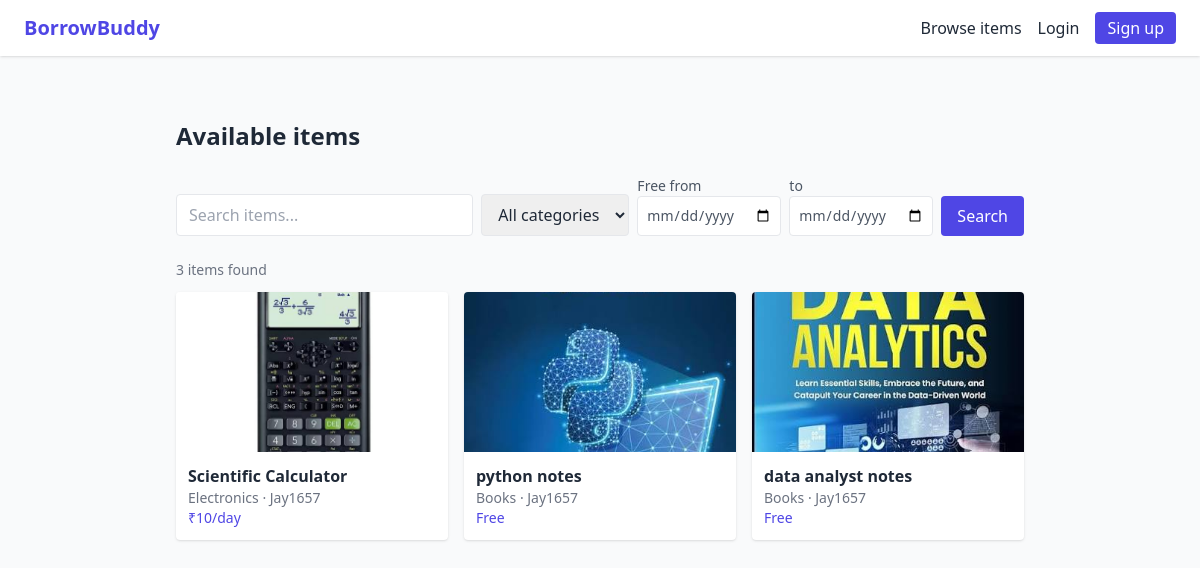
The app's page /items/ with its own data.
### items/models.py (models this page shows, shortened)
class Item(models.Model):
    CONDITION_CHOICES = [
        ("new", "Like new"),
        ("good", "Good"),
        ("fair", "Fair"),
    ]
    owner = models.ForeignKey(
        settings.AUTH_USER_MODEL, on_delete=models.CASCADE, related_name="items"
    )
    category = models.ForeignKey(
        Category, on_delete=models.PROTECT, related_name="items"
    )
    title = models.CharField(max_length=100)
    description = models.TextField(blank=True)
    condition = models.CharField(max_length=10, choices=CONDITION_CHOICES, default="good")
    max_days = models.PositiveIntegerField(default=7, help_text="Longest borrow period in days")
    price_per_day = models.DecimalField(
        max_digits=8,
        decimal_places=2,
        default=0,
        validators=[MinValueValidator(0)],
        help_text="Rent per day in ₹ (0 means free)",
    )
    image = models.ImageField(upload_to="items/", blank=True)
    is_active = models.BooleanField(default=True)
    created_at = models.DateTimeField(auto_now_add=True)
    class Meta:
        ordering = ["-created_at"]

class Category(models.Model):
    name = models.CharField(max_length=50, unique=True)
    class Meta:
        verbose_name_plural = "categories"
        ordering = ["name"]
    def __str__(self):
        return self.name

### items/views.py (the view, shortened to what this page needs)
# urls.py: path("", views.item_list, name="item_list"),
def item_list(request):
    items = Item.objects.filter(is_active=True).select_related("category", "owner")
    q = request.GET.get("q", "").strip()
    category = request.GET.get("category", "")
    start_raw = request.GET.get("start", "")
    end_raw = request.GET.get("end", "")
    if q:
        items = items.filter(Q(title__icontains=q) | Q(description__icontains=q))
    if category.isdigit():
        items = items.filter(category_id=category)
    start, end = _date_or_none(start_raw), _date_or_none(end_raw)
    context = {
        "items": items,
        "categories": Category.objects.all(),
        "q": q,
        "selected_category": category,
        "start": start_raw,
        "end": end_raw,
    }
    return render(request, "items/item_list.html", context)

### items/views.py (called while the page is built)
def _date_or_none(value):
    try:
        return parse_date(value)
    except ValueError:
        return None

### templates/items/item_list.html (shortened to what this page needs)
{% extends "base.html" %}
{% block content %}
<div class="flex items-center justify-between mb-6">
  <h1 class="text-2xl font-bold">Available items</h1>
</div>
<form method="get" class="flex flex-wrap items-end gap-2 mb-6">
  <input type="text" name="q" value="{{ q }}" placeholder="Search items..."
         class="flex-1 min-w-[12rem] border rounded px-3 py-2">
  <select name="category" class="border rounded px-3 py-2">
    <option value="">All categories</option>
  </select>
  <label class="text-sm text-gray-600">Free from
    <input type="date" name="start" value="{{ start }}" class="border rounded px-2 py-2 block">
  </label>
  <label class="text-sm text-gray-600">to
    <input type="date" name="end" value="{{ end }}" class="border rounded px-2 py-2 block">
  </label>
  <button class="bg-indigo-600 text-white px-4 py-2 rounded">Search</button>
</form>
<p class="text-sm text-gray-500 mb-3">{{ items|length }} item{{ items|length|pluralize }} found</p>
<div class="grid grid-cols-1 sm:grid-cols-2 md:grid-cols-3 gap-4">
  {% for item in items %}
    <a href="{% url 'item_detail' item.pk %}" class="bg-white rounded shadow hover:shadow-md overflow-hidden">
      {% if item.image %}
        <img src="{{ item.image.url }}" alt="{{ item.title }}" class="h-40 w-full object-cover">
      {% else %}
        <div class="h-40 bg-gray-200 flex items-center justify-center text-gray-500">No photo</div>
      {% endif %}
      <div class="p-3">
        <h2 class="font-semibold">{{ item.title }}</h2>
        <p class="text-sm text-gray-500">{{ item.category }} · {{ item.owner.username }}</p>
        <p class="text-sm font-medium text-indigo-600">{% if item.price_per_day %}₹{{ item.price_per_day|floatformat:"-2" }}/day{% else %}Free{% endif %}</p>
      </div>
    </a>
  {% empty %}
    <p>No items match your search.</p>
  {% endfor %}
</div>
{% endblock %}

### templates/base.html (shortened to what this page needs)
<!DOCTYPE html>
<html lang="en">
<head>
  <script src="https://cdn.tailwindcss.com"></script>
</head>
<body class="bg-gray-50 text-gray-800">
  <nav class="bg-white shadow px-6 py-3 flex items-center justify-between">
    <a href="{% url 'home' %}" class="text-xl font-bold text-indigo-600">BorrowBuddy</a>
    <div class="flex items-center gap-4">
      <a href="{% url 'item_list' %}" class="hover:underline">Browse items</a>
      {% if user.is_authenticated %}
        <a href="{% url 'my_requests' %}" class="hover:underline">My requests</a>
        <a href="{% url 'earnings' %}" class="hover:underline">Earnings</a>
        <span>Hi, {{ user.username }}</span>
        <form method="post" action="{% url 'logout' %}">
          {% csrf_token %}
          <button class="text-red-600 hover:underline">Logout</button>
        </form>
      {% else %}
        <a href="{% url 'login' %}" class="hover:underline">Login</a>
        <a href="{% url 'signup' %}" class="bg-indigo-600 text-white px-3 py-1 rounded">Sign up</a>
      {% endif %}
    </div>
  </nav>
  <main class="max-w-4xl mx-auto mt-10 p-6">
    {% block content %}{% endblock %}
  </main>
</body>
</html>

### records on screen
Item: image (picture), title "Scientific Calculator", category "Electronics", owner.username "Jay1657", price_per_day "10"
Item: image (picture), title "python notes", category "Books", owner.username "Jay1657", price_per_day "Free"
Item: image (picture), title "data analyst notes", category "Books", owner.username "Jay1657", price_per_day "Free"

### other values on screen
{{ items|length }} "3"
